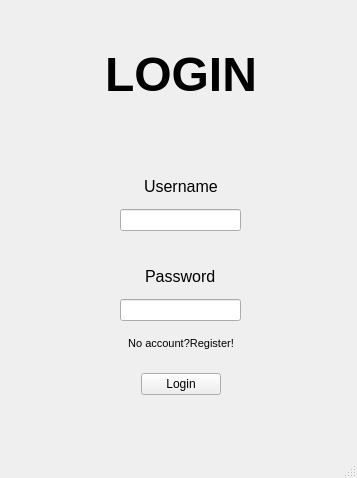
<?xml version="1.0" encoding="UTF-8"?>
<ui version="4.0">
 <class>client</class>
 <widget class="QMainWindow" name="client">
  <property name="geometry">
   <rect>
    <x>0</x>
    <y>0</y>
    <width>357</width>
    <height>478</height>
   </rect>
  </property>
  <property name="maximumSize">
   <size>
    <width>357</width>
    <height>478</height>
   </size>
  </property>
  <property name="windowTitle">
   <string>Monitorizarea Traficului UI</string>
  </property>
  <widget class="QWidget" name="centralwidget">
   <widget class="QWidget" name="layoutWidget">
    <property name="geometry">
     <rect>
      <x>0</x>
      <y>40</y>
      <width>361</width>
      <height>69</height>
     </rect>
    </property>
    <layout class="QGridLayout" name="gridLayout">
     <item row="0" column="3">
      <spacer name="horizontalSpacer_2">
       <property name="orientation">
        <enum>Qt::Horizontal</enum>
       </property>
       <property name="sizeHint" stdset="0">
        <size>
         <width>40</width>
         <height>20</height>
        </size>
       </property>
      </spacer>
     </item>
     <item row="0" column="0">
      <spacer name="horizontalSpacer">
       <property name="orientation">
        <enum>Qt::Horizontal</enum>
       </property>
       <property name="sizeHint" stdset="0">
        <size>
         <width>40</width>
         <height>20</height>
        </size>
       </property>
      </spacer>
     </item>
     <item row="0" column="2">
      <widget class="QLabel" name="login_label">
       <property name="font">
        <font>
         <pointsize>36</pointsize>
         <weight>75</weight>
         <bold>true</bold>
        </font>
       </property>
       <property name="text">
        <string>LOGIN</string>
       </property>
      </widget>
     </item>
    </layout>
   </widget>
   <widget class="QWidget" name="layoutWidget">
    <property name="geometry">
     <rect>
      <x>0</x>
      <y>170</y>
      <width>361</width>
      <height>61</height>
     </rect>
    </property>
    <layout class="QVBoxLayout" name="verticalLayout_2">
     <item>
      <layout class="QHBoxLayout" name="horizontalLayout">
       <item>
        <spacer name="horizontalSpacer_5">
         <property name="orientation">
          <enum>Qt::Horizontal</enum>
         </property>
         <property name="sizeHint" stdset="0">
          <size>
           <width>40</width>
           <height>20</height>
          </size>
         </property>
        </spacer>
       </item>
       <item>
        <widget class="QLabel" name="user_label">
         <property name="font">
          <font>
           <pointsize>12</pointsize>
          </font>
         </property>
         <property name="text">
          <string>Username</string>
         </property>
        </widget>
       </item>
       <item>
        <spacer name="horizontalSpacer_6">
         <property name="orientation">
          <enum>Qt::Horizontal</enum>
         </property>
         <property name="sizeHint" stdset="0">
          <size>
           <width>40</width>
           <height>20</height>
          </size>
         </property>
        </spacer>
       </item>
      </layout>
     </item>
     <item>
      <layout class="QHBoxLayout" name="horizontalLayout_2">
       <item>
        <spacer name="horizontalSpacer_7">
         <property name="orientation">
          <enum>Qt::Horizontal</enum>
         </property>
         <property name="sizeHint" stdset="0">
          <size>
           <width>40</width>
           <height>20</height>
          </size>
         </property>
        </spacer>
       </item>
       <item>
        <widget class="QLineEdit" name="user_input"/>
       </item>
       <item>
        <spacer name="horizontalSpacer_8">
         <property name="orientation">
          <enum>Qt::Horizontal</enum>
         </property>
         <property name="sizeHint" stdset="0">
          <size>
           <width>40</width>
           <height>20</height>
          </size>
         </property>
        </spacer>
       </item>
      </layout>
     </item>
    </layout>
   </widget>
   <widget class="QWidget" name="layoutWidget">
    <property name="geometry">
     <rect>
      <x>0</x>
      <y>260</y>
      <width>361</width>
      <height>61</height>
     </rect>
    </property>
    <layout class="QVBoxLayout" name="verticalLayout_3">
     <item>
      <layout class="QHBoxLayout" name="horizontalLayout_3">
       <item>
        <spacer name="horizontalSpacer_9">
         <property name="orientation">
          <enum>Qt::Horizontal</enum>
         </property>
         <property name="sizeHint" stdset="0">
          <size>
           <width>40</width>
           <height>20</height>
          </size>
         </property>
        </spacer>
       </item>
       <item>
        <widget class="QLabel" name="pass_label">
         <property name="font">
          <font>
           <pointsize>12</pointsize>
          </font>
         </property>
         <property name="text">
          <string>Password</string>
         </property>
        </widget>
       </item>
       <item>
        <spacer name="horizontalSpacer_10">
         <property name="orientation">
          <enum>Qt::Horizontal</enum>
         </property>
         <property name="sizeHint" stdset="0">
          <size>
           <width>40</width>
           <height>20</height>
          </size>
         </property>
        </spacer>
       </item>
      </layout>
     </item>
     <item>
      <layout class="QHBoxLayout" name="horizontalLayout_4">
       <item>
        <spacer name="horizontalSpacer_11">
         <property name="orientation">
          <enum>Qt::Horizontal</enum>
         </property>
         <property name="sizeHint" stdset="0">
          <size>
           <width>40</width>
           <height>20</height>
          </size>
         </property>
        </spacer>
       </item>
       <item>
        <widget class="QLineEdit" name="pass_input">
         <property name="echoMode">
          <enum>QLineEdit::Password</enum>
         </property>
        </widget>
       </item>
       <item>
        <spacer name="horizontalSpacer_12">
         <property name="orientation">
          <enum>Qt::Horizontal</enum>
         </property>
         <property name="sizeHint" stdset="0">
          <size>
           <width>40</width>
           <height>20</height>
          </size>
         </property>
        </spacer>
       </item>
      </layout>
     </item>
    </layout>
   </widget>
   <widget class="QWidget" name="layoutWidget">
    <property name="geometry">
     <rect>
      <x>0</x>
      <y>330</y>
      <width>361</width>
      <height>28</height>
     </rect>
    </property>
    <layout class="QHBoxLayout" name="horizontalLayout_5">
     <item>
      <spacer name="horizontalSpacer_13">
       <property name="orientation">
        <enum>Qt::Horizontal</enum>
       </property>
       <property name="sizeHint" stdset="0">
        <size>
         <width>40</width>
         <height>20</height>
        </size>
       </property>
      </spacer>
     </item>
     <item>
      <widget class="QPushButton" name="register_switch">
       <property name="font">
        <font>
         <pointsize>8</pointsize>
        </font>
       </property>
       <property name="text">
        <string>No account?Register!</string>
       </property>
       <property name="flat">
        <bool>true</bool>
       </property>
      </widget>
     </item>
     <item>
      <spacer name="horizontalSpacer_14">
       <property name="orientation">
        <enum>Qt::Horizontal</enum>
       </property>
       <property name="sizeHint" stdset="0">
        <size>
         <width>40</width>
         <height>20</height>
        </size>
       </property>
      </spacer>
     </item>
    </layout>
   </widget>
   <widget class="QWidget" name="layoutWidget">
    <property name="geometry">
     <rect>
      <x>0</x>
      <y>370</y>
      <width>361</width>
      <height>28</height>
     </rect>
    </property>
    <layout class="QHBoxLayout" name="horizontalLayout_6">
     <item>
      <spacer name="horizontalSpacer_3">
       <property name="orientation">
        <enum>Qt::Horizontal</enum>
       </property>
       <property name="sizeHint" stdset="0">
        <size>
         <width>40</width>
         <height>20</height>
        </size>
       </property>
      </spacer>
     </item>
     <item>
      <widget class="QPushButton" name="login_btn">
       <property name="text">
        <string>Login</string>
       </property>
      </widget>
     </item>
     <item>
      <spacer name="horizontalSpacer_4">
       <property name="orientation">
        <enum>Qt::Horizontal</enum>
       </property>
       <property name="sizeHint" stdset="0">
        <size>
         <width>40</width>
         <height>20</height>
        </size>
       </property>
      </spacer>
     </item>
    </layout>
   </widget>
   <widget class="QWidget" name="layoutWidget">
    <property name="geometry">
     <rect>
      <x>0</x>
      <y>140</y>
      <width>361</width>
      <height>22</height>
     </rect>
    </property>
    <layout class="QHBoxLayout" name="horizontalLayout_7">
     <item>
      <spacer name="horizontalSpacer_15">
       <property name="orientation">
        <enum>Qt::Horizontal</enum>
       </property>
       <property name="sizeHint" stdset="0">
        <size>
         <width>40</width>
         <height>20</height>
        </size>
       </property>
      </spacer>
     </item>
     <item>
      <widget class="QLabel" name="label">
       <property name="text">
        <string/>
       </property>
      </widget>
     </item>
     <item>
      <spacer name="horizontalSpacer_16">
       <property name="orientation">
        <enum>Qt::Horizontal</enum>
       </property>
       <property name="sizeHint" stdset="0">
        <size>
         <width>40</width>
         <height>20</height>
        </size>
       </property>
      </spacer>
     </item>
    </layout>
   </widget>
  </widget>
  <widget class="QMenuBar" name="menubar">
   <property name="geometry">
    <rect>
     <x>0</x>
     <y>0</y>
     <width>357</width>
     <height>23</height>
    </rect>
   </property>
  </widget>
  <widget class="QStatusBar" name="statusbar"/>
 </widget>
 <resources/>
 <connections/>
</ui>
